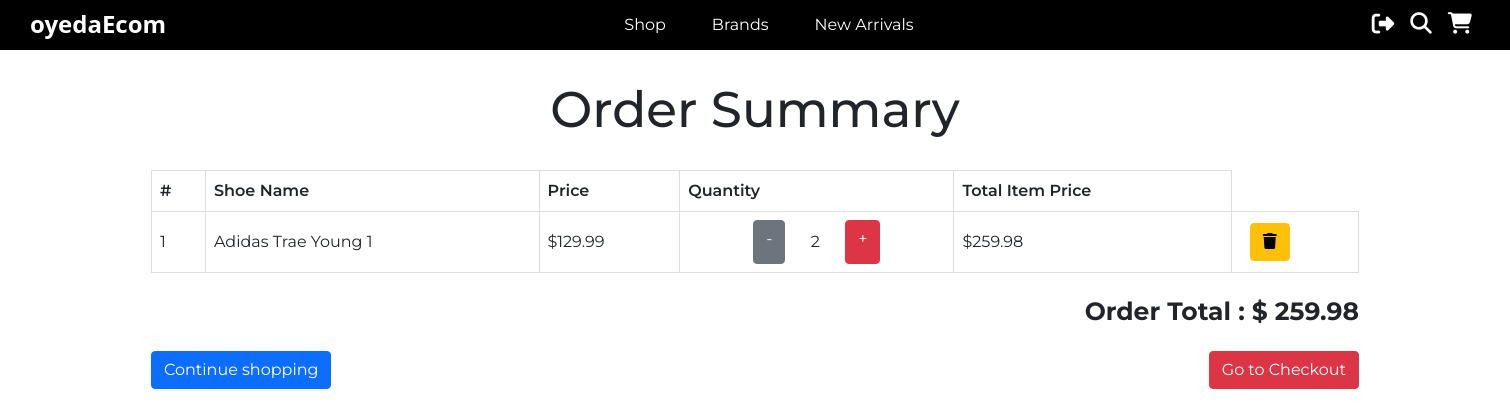
Before: /order-summary/ (signed in) with the older database file.
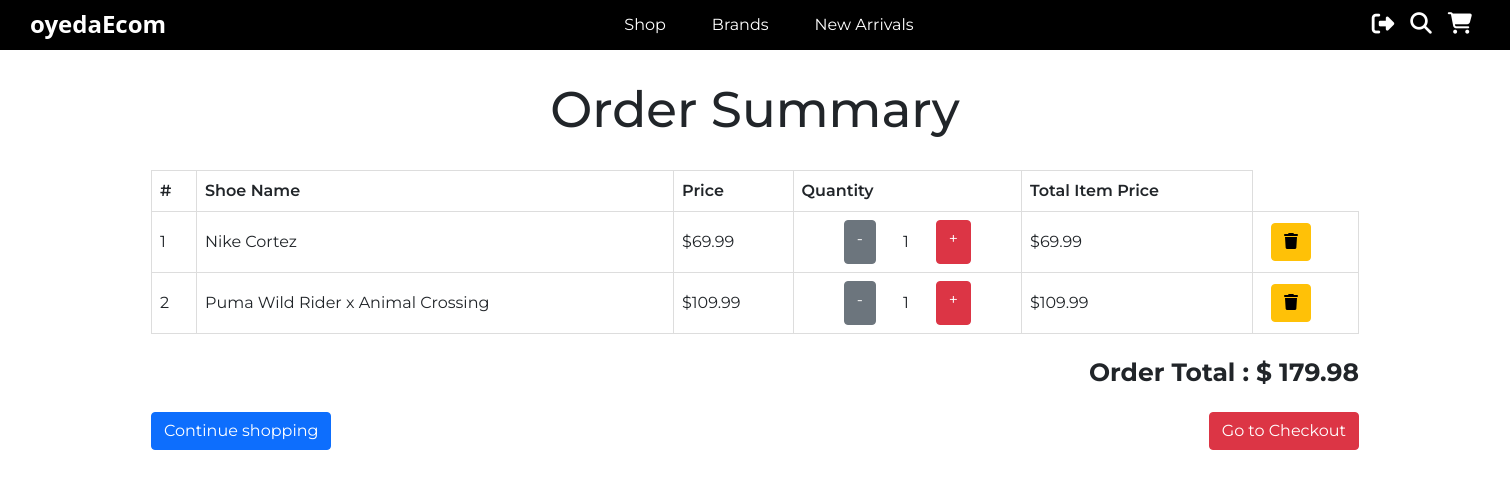
After: the same page with the newer database file.
### oyeda/models.py (models this page shows, shortened)
class OrderedItem(models.Model):
    item = models.ForeignKey(Shoe, on_delete=models.CASCADE, null=True)
    quantity = models.IntegerField(default=1)
    ordered = models.BooleanField(default=False)
    def __str__(self):
        return f"Item: {self.item.name} - Quantity: {self.quantity}"
    def generate_total_price_for_item(self):
        quantity = self.quantity
        price = self.item.price
        item_price = quantity * price
        return item_price

class Shoe(models.Model):
    name = models.CharField(max_length=100)
    price = models.FloatField()
    description = models.TextField()
    brand = models.ForeignKey(Brand, on_delete=models.CASCADE, null=True)
    image = models.ImageField()
    slug = models.SlugField()
    new_arrival = models.BooleanField(default=False)
    brand_slug = models.CharField(choices=brand_slug_choices, default='nike', max_length=20)

class OrderList(models.Model):
    user = models.ForeignKey(get_user_model(), on_delete=models.CASCADE)
    items = models.ManyToManyField(OrderedItem, null=True)
    ordered = models.BooleanField(default=False)
    shipping_address = models.ForeignKey(ShippingAddress, on_delete=models.CASCADE, null=True)
    billing_address = models.ForeignKey(BillingAddress, on_delete=models.CASCADE, null=True)
    payment = models.ForeignKey(Payment, on_delete=models.CASCADE, null=True)
    def get_total_price(self):
        total = 0
        for item in self.items.all():
            total += item.generate_total_price_for_item()
        return total

### oyeda/views.py (the view)
# urls.py: path('order-summary/', views.OrderSummary.as_view(), name='order-summary'),
class OrderSummary(View):
    def get(self, request):
        if request.user.is_anonymous:
            messages.warning(request, "User must be logged in to access this feature.")
            return redirect('oyeda:home')
        else:
            try:
                order = OrderList.objects.get(user=request.user, ordered=False)
                context = {
                    'order' : order
                }
                print(order.items.all())
                return render(request, 'order-summary.html', context)
            except ObjectDoesNotExist:
                messages.warning(request, 'No orders in the works at the moment.')
                print("Nope...")
                return redirect('/')

### templates/order-summary.html (shortened to what this page needs)
{% extends 'base.html' %}
{% block content %}
    <h1 style="text-align: center; padding: 15px; margin: 15px; font-size: 50px;">Order Summary</h1>
    {% if order.items.all %}
        <div style="display: flex; justify-content: center; width: 100%">
            <table>
                <thead>
                    <tr>
                        <th>#</th>
                        <th>Shoe Name</th>
                        <th>Price</th>
                        <th>Quantity</th>
                        <th>Total Item Price</th>
                    </tr>
                </thead>
            {% for order in order.items.all %}
                <tr>
                    <td>{{ forloop.counter }}</td>
                    <td>{{ order.item.name }}</td>
                    <td>${{ order.item.price|floatformat:2 }}</td>
                    <td>
                        <div style="display: flex; justify-content: center;">
                            <a href="{% url 'oyeda:remove-from-cart' order.item.slug %}" class="btn btn-secondary">-</a>
                                <div style="width: 60px; padding: 10px 0px 10px 0px; text-align: center;">{{ order.quantity }}</div>
                            <a href="{% url 'oyeda:add-to-cart' order.item.slug %}" class="btn btn-danger">+</a>
                        </div>
                    </td>
                    <td>${{ order.generate_total_price_for_item|floatformat:2 }}</td>
                    <td><a href="{% url 'oyeda:remove-entire-item' order.item.slug %}" style="margin-left: 10px;" class="btn btn-warning"><i class="fas fa-trash"></i></a></td>
                </tr>
            {% endfor %}
            </table>
        </div>
    <div style="font-size: 25px; font-weight: bolder; width: 80%; margin: 20px 10% 20px 10%; text-align: right;">
        Order Total : $ {{ order.get_total_price|floatformat:2 }}
    </div>
    <div style="font-weight: bolder; width: 80%; margin: 20px 10% 20px 10%;">
        <a style="float: left;" class="btn btn-primary" href="{% url 'oyeda:products' %}">Continue shopping</a>
        <a style="float: right;" class="btn btn-danger" href="{% url 'oyeda:checkout' %}">Go to Checkout</a>
    </div>
    {% else %}
    <div style=" text-align: center; width: 90%; margin-left: 5%; margin-right: 5%;">
        <h1 style="text-align: center; margin: 30px auto;">No items ordered at the moment.</h1>
    <a href='{% url "oyeda:products" %}' class="btn btn-danger">Continue shopping</a>
    </div>
    {% endif %}
{% endblock %}

### templates/base.html (shortened to what this page needs)
{% load static %}
<!DOCTYPE html>
<html lang="en">
<head>
    <link href="{% static 'css/styles.css' %}" rel='stylesheet'>
    <link href="https://cdn.jsdelivr.net/npm/bootstrap@5.1.1/dist/css/bootstrap.min.css" rel="stylesheet">
</head>
        <nav style='display: flex; justify-content: space-between; background-color: black; height: 50px;'>
            <div class="logo" style="font-weight: 800; font-size: x-large; margin-top: 6px;">
                <a href="{% url 'oyeda:home' %}" class="logo" style="font-family: 'Segoe UI', Tahoma, Geneva, Verdana, sans-serif;">oyedaEcom</a>
            </div>
            <div class='nav-links'>
                <a href="{% url 'oyeda:products' %}" class='nav-link'>Shop</a>
                <a href="{% url 'oyeda:which-brand' %}" class='nav-link'>Brands</a>
                <a href="{% url 'oyeda:new_arrivals' %}" class='nav-link'>New Arrivals</a>
            </div>
            <div class='icon-links'>
            {% if request.user.is_authenticated %}
                <a href="{% url 'oyeda:logout-confirm' %}"><i class="icon-1 fas fa-sign-out-alt"></i></a>
            {% else %}
                <a href="{% url 'oyeda:login' %}"><i class="icon-1 fas fa-user-circle"></i></a>
            {% endif %}
                <a href="{% url 'oyeda:search' %}"><i class="icon-2 fas fa-search"></i></a>
                <a href="{% url 'oyeda:order-summary' %}"><i class="icon-3 fas fa-shopping-cart"></i></a>
            </div>
        </nav>
    <body>
        {% block content %}
        {% endblock %}
    </body>
</html>

### static/css/styles.css (style rules this page uses)
* { font-family: 'Montserrat', sans-serif; }

### templates/base.html (style rules this page uses)
* { font-family: 'Montserrat', sans-serif; }
nav { display: flex; justify-content: space-between; background-color: black; height: 50px; }
.nav-links { display: flex; }
.nav-link { margin: 5px 7px 5px 7px; text-decoration: none; color: white; transition: color 0.5s ease-in-out; }
.icon-links { margin-top: 13px; float: right; margin-right: 30px; display: flex; }
.icon-1 { margin-right: 8px; color: white; font-size: 22.5px; transition: color 0.5s ease-in-out; }
.icon-2, .icon-3 { margin-left: 8px; margin-right: 8px; color: white; font-size: 21.5px; transition: color 0.5s ease-in-out; }
table { text-align: center; margin: 0px 10% 0px 10%; width: 80%; }
th { font-weight: 600; }
td, th { border: 1px solid #dddddd; text-align: left; padding: 8px; }
html, body { width: 100%; height: auto; margin: 0px; padding: 0px; overflow-x: hidden; }
a { text-decoration: none; color: white; }
.logo { color: white; text-decoration: none; margin-left: 15px; margin-top: 13px; transition: color 0.5s ease-in-out; }

Changed rows visible on the page:
removed OrderedItem: item.name "Adidas Trae Young 1", item.price "129.99", quantity "2", generate_total_price_for_item "259.98"
added OrderedItem: item.name "Nike Cortez", item.price "69.99", quantity "1", generate_total_price_for_item "69.99"
added OrderedItem: item.name "Puma Wild Rider x Animal Crossing", item.price "109.99", quantity "1", generate_total_price_for_item "109.99"
computed for OrderList: get_total_price "259.98" → "179.98"
